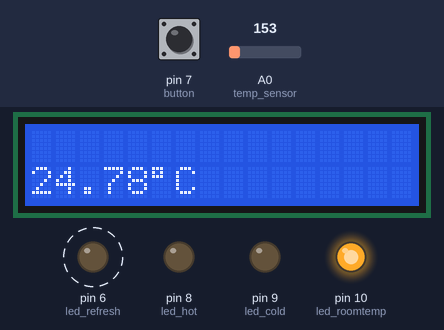
Bench run of a sketch on a simulated Arduino Uno, built with avr-gcc and run on an emulated ATmega328P. Shown: 16×2 character LCD, output pins drawn as LEDs (lit = HIGH). Dashed ring = blinking. The test bench sets the inputs (shaded band); at power-on: pin 7 (button) LOW, A0 (temp_sensor) = 153. What the sketch prints to the serial monitor is not drawn.

Above: at 1.6 s.
1.7 s: pin 7 (button) pulled HIGH for 1 s
At 3.1 s:
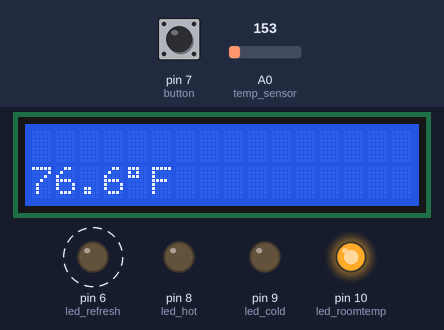
4.9 s: A0 (temp_sensor) set to 164
At 7.6 s:
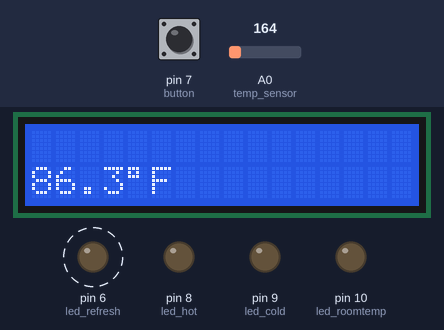
7.9 s: A0 (temp_sensor) set to 191
At 9.8 s:
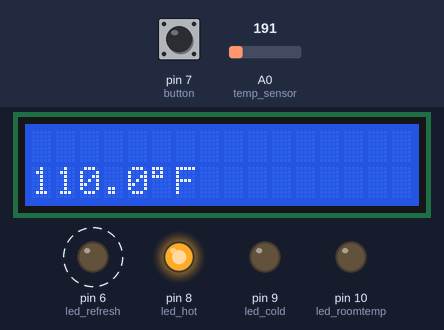
10.9 s: pin 7 (button) pulled HIGH for 3.2 s
At 12.0 s:
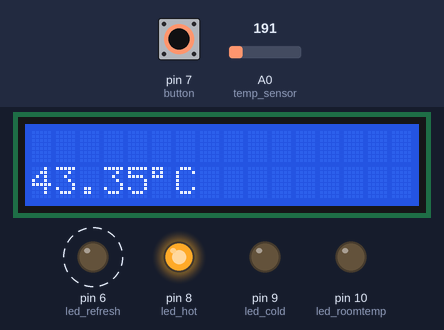
15.6 s: A0 (temp_sensor) set to 175
At 17.7 s:
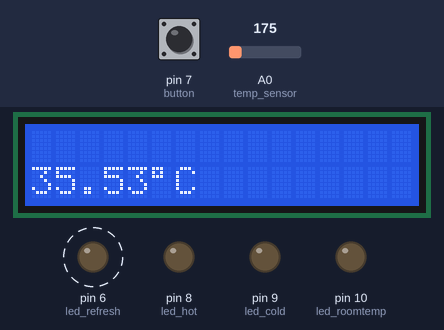
18.6 s: A0 (temp_sensor) set to 133
At 19.1 s:
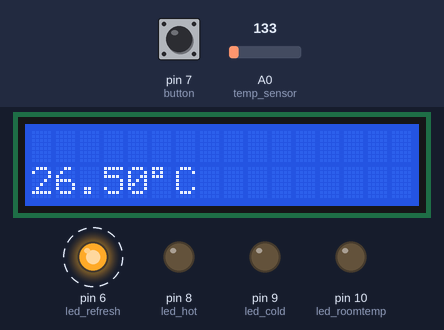
Timing chart, 0 to 22.6 s (numbered marks = the images above; inputs shaded):
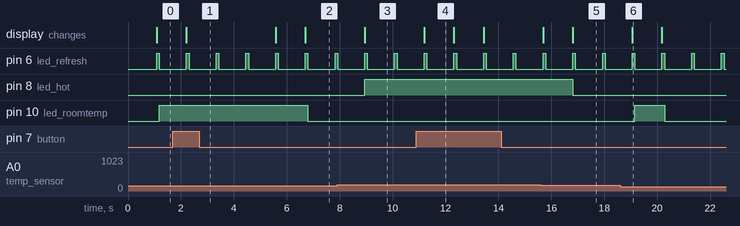

The sketch:

temperature_sensor.ino
```cpp
#include <LiquidCrystal.h>      //includes the library for the LCD
const int temp_sensor = A0;     //initialize the temp sensor through pin A0
const int button = 7;           //initialize the button through pin 7
const int led_hot = 8;          //initialize the red LED through pin 8
const int led_cold = 9;         //initialize the blue LED through pin 9
const int led_refresh = 6;      //initialize the white LED through pin 6
const int led_roomtemp = 10;    //initialize the green LED through pin 10

float temp = 0;       //create the temperature variable
float avg_temp = 0;   //create the variable for average temperature
int count = 0;        //create the count variable
bool toggle = 0;      //create the button toggle variable
LiquidCrystal lcd(12, 11, 5, 4, 3, 2);    //initialize the LCD through multiple pins

void setup() {
  // put your setup code here, to run once:
  lcd.begin(16, 2);   //start the LCD to display 16x2
  Serial.begin(9600);   //put serial out through 9600
  pinMode(button, INPUT);   //initialize the button pin to be an input
  pinMode(led_hot, OUTPUT);   //initialize the red LED pin to be an output
  pinMode(led_cold, OUTPUT);    //initialize the blue LED pin to be an output
  pinMode(led_roomtemp, OUTPUT);    //initialized the white LED pin to be an output
  pinMode(led_refresh, OUTPUT);   //initialized the green LED pin to be an output
}

void loop() {
  float input_v = analogRead(temp_sensor);   //read the temperature sensor and assign the reading to variable "input v"
  float volts = input_v / 1023 * 5 - 0.5;    //take that input, and convert it into an actual voltage reading by reversing the arduino input and offset of the sensor
  float C = volts *100;    //multiply by 1000 and divide by 10 (multiply by 100) because the sensor reads 10mV per degree Celsius

  bool button_state = digitalRead(button);   //read the button state and assign it to the "button state" variable
  delay(10);    //delay the arduino by 10ms
  temp += C;    //add to the temp variable, the current reading temp in Celsius
  count += 1;   //add one to the count

  if (count == 100){
    float avg_temp = (temp / 100);   //averages the last 100 temperature readings (essentially readings over 1 second)
    Serial.println((String) avg_temp + "°C");   //Serial prints the Celsius temperature
    Serial.println((String)(avg_temp * 1.8 + 32) + "°F");   //Serial prints the Fahrenheit temperature
    Serial.println("~~~~~~~~~~~~~");    //Serial prints a spacer line
    lcd.clear();    //clears the LCD
    lcd.setCursor(0,1);   //Sets the LCD to start writing at the beginning

    if (button_state == 1){
    toggle = !toggle;   //If button is clicked, toggle the "toggle" variable to the opposite state
    }

    if (toggle == 1){
      lcd.print(avg_temp * 1.8 + 32, 1);  //If button toggle is True, outputs to the LCD the Fahrenheit temperature
      lcd.print(char(223));   //Outputs the degrees symbol
      lcd.print("F");   //Outputs "F" for Fahrenheit
    }
    else{
      lcd.print(avg_temp);    //If button toggle is False, outputs to the LCD the Celsius temperature
      lcd.print(char(223));   //Outputs the degrees symbol
      lcd.print("C");   //Outputs "C" for Celsius
    }

    if (avg_temp > 37){     //If the average temperature reading is above 37, turns on the red LED
      digitalWrite(led_hot, HIGH);
    }
    else{     //Otherwise, turns off the "hot" LED
      digitalWrite(led_hot, LOW);
    }
    if (avg_temp < -17){    //If the average temperature reading is below -17, turns on the blue LED
      digitalWrite(led_cold, HIGH);
    }
    else{     //Otherwise, turns off the "cold" LED
      digitalWrite(led_cold, LOW);
    }
    if (count == 100){    //If count = 100, always true due to previous if, turns on the white LED for .1 seconds
      digitalWrite(led_refresh, HIGH);
      delay(count);
      digitalWrite(led_refresh, LOW);
    }
    if (20 < avg_temp && avg_temp < 30){    //If the average temperature reading is between 20 and 30, turns on the green LED
      digitalWrite(led_roomtemp, HIGH);
    }
    if(avg_temp > 30){    //If average temperature more than 30, turns off green LED
      digitalWrite(led_roomtemp, LOW);
    }
    if(avg_temp < 20){    //If average temperature less than 20, turns off green LED
      digitalWrite(led_roomtemp, LOW);
    }
    avg_temp = 0;   //Resets "avg_temp" variable to  0
    temp = 0;   //Resets "temp" variable to 0
    count = 0;    //Resets "count" variable to 0
  }
}
```

Measured:
- the behaviour switches between 163 and 164 on A0 (temp_sensor) (found by bisection; images 1 and 2)
- after the input at 1.7 s, the display: changes after 0.51 s (image 1)
- after the input at 4.9 s, pin 10 (led_roomtemp): HIGH → LOW after 1.9 s; the display: first changes after 0.68 s (image 2 shows a later state)
- after the input at 7.9 s, pin 8 (led_hot): LOW → HIGH after 1.0 s; the display: changes after 1.0 s (image 3)
- after the input at 10.9 s, the display: changes after 0.29 s (image 4)
- after the input at 15.6 s, pin 8 (led_hot): HIGH → LOW after 1.2 s; the display: first changes after 0.09 s (image 5 shows a later state)
- after the input at 18.6 s, pin 10 (led_roomtemp): LOW → HIGH after 0.56 s, → LOW 1.1 s later; the display: changes after 0.46 s (image 6)
- by itself, pin 6 (led_refresh): alternates HIGH for 0.10 s and LOW for 1.0 s
